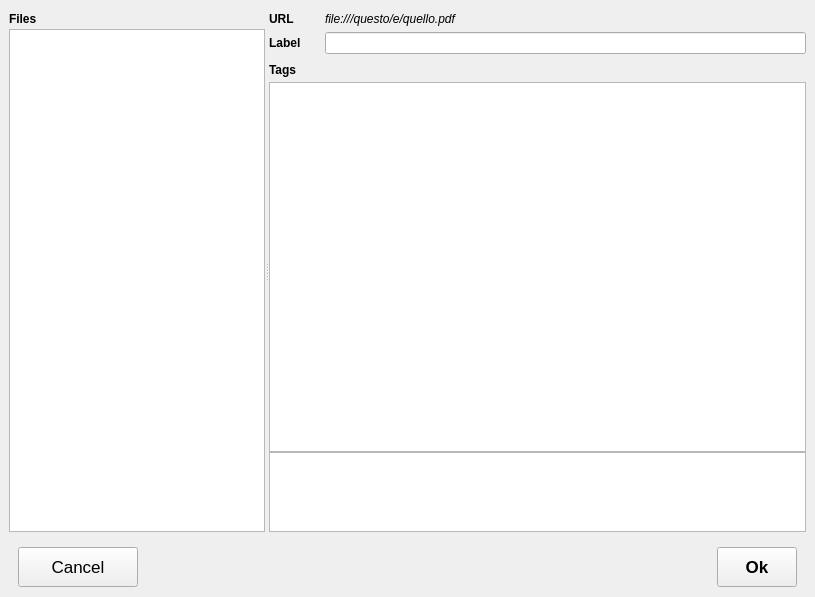
<?xml version="1.0" encoding="UTF-8"?>
<ui version="4.0">
 <class>MainWindow</class>
 <widget class="QMainWindow" name="MainWindow">
  <property name="geometry">
   <rect>
    <x>0</x>
    <y>0</y>
    <width>815</width>
    <height>597</height>
   </rect>
  </property>
  <property name="windowTitle">
   <string>Dedalus Tagger</string>
  </property>
  <property name="windowIcon">
   <iconset>
    <normaloff>:/tagger/dedalus.svg</normaloff>:/tagger/dedalus.svg</iconset>
  </property>
  <widget class="QWidget" name="centralwidget">
   <layout class="QGridLayout" name="gridLayout">
    <item row="0" column="0">
     <widget class="QSplitter" name="splitter">
      <property name="orientation">
       <enum>Qt::Horizontal</enum>
      </property>
      <property name="opaqueResize">
       <bool>true</bool>
      </property>
      <property name="childrenCollapsible">
       <bool>true</bool>
      </property>
      <widget class="QWidget" name="leftWidget" native="true">
       <property name="sizePolicy">
        <sizepolicy hsizetype="Fixed" vsizetype="Preferred">
         <horstretch>0</horstretch>
         <verstretch>0</verstretch>
        </sizepolicy>
       </property>
       <property name="minimumSize">
        <size>
         <width>100</width>
         <height>0</height>
        </size>
       </property>
       <layout class="QVBoxLayout" name="verticalLayout">
        <property name="spacing">
         <number>0</number>
        </property>
        <property name="margin">
         <number>0</number>
        </property>
        <item>
         <widget class="QWidget" name="widget_6" native="true">
          <layout class="QHBoxLayout" name="horizontalLayout_5">
           <property name="spacing">
            <number>0</number>
           </property>
           <property name="margin">
            <number>0</number>
           </property>
           <item>
            <widget class="QLabel" name="fileLabel">
             <property name="minimumSize">
              <size>
               <width>0</width>
               <height>20</height>
              </size>
             </property>
             <property name="font">
              <font>
               <weight>75</weight>
               <bold>true</bold>
              </font>
             </property>
             <property name="text">
              <string>Files</string>
             </property>
            </widget>
           </item>
          </layout>
         </widget>
        </item>
        <item>
         <widget class="SimpleResourceList" name="resourceList"/>
        </item>
       </layout>
      </widget>
      <widget class="QWidget" name="widget_4" native="true">
       <property name="sizePolicy">
        <sizepolicy hsizetype="Expanding" vsizetype="Preferred">
         <horstretch>255</horstretch>
         <verstretch>0</verstretch>
        </sizepolicy>
       </property>
       <property name="minimumSize">
        <size>
         <width>400</width>
         <height>0</height>
        </size>
       </property>
       <property name="maximumSize">
        <size>
         <width>16777215</width>
         <height>16777215</height>
        </size>
       </property>
       <layout class="QVBoxLayout" name="verticalLayout_2">
        <property name="spacing">
         <number>0</number>
        </property>
        <property name="margin">
         <number>0</number>
        </property>
        <item>
         <widget class="QWidget" name="widget_2" native="true">
          <layout class="QHBoxLayout" name="horizontalLayout_2">
           <property name="leftMargin">
            <number>0</number>
           </property>
           <property name="topMargin">
            <number>3</number>
           </property>
           <property name="rightMargin">
            <number>0</number>
           </property>
           <property name="bottomMargin">
            <number>3</number>
           </property>
           <item>
            <widget class="QLabel" name="urlCaption">
             <property name="minimumSize">
              <size>
               <width>50</width>
               <height>0</height>
              </size>
             </property>
             <property name="maximumSize">
              <size>
               <width>50</width>
               <height>16777215</height>
              </size>
             </property>
             <property name="font">
              <font>
               <weight>75</weight>
               <bold>true</bold>
              </font>
             </property>
             <property name="text">
              <string>URL</string>
             </property>
             <property name="alignment">
              <set>Qt::AlignLeading|Qt::AlignLeft|Qt::AlignVCenter</set>
             </property>
            </widget>
           </item>
           <item>
            <widget class="ResourceLabel" name="urlLabel">
             <property name="font">
              <font>
               <italic>true</italic>
              </font>
             </property>
             <property name="text">
              <string>file:///questo/e/quello.pdf</string>
             </property>
            </widget>
           </item>
          </layout>
         </widget>
        </item>
        <item>
         <widget class="QWidget" name="widget_3" native="true">
          <layout class="QHBoxLayout" name="horizontalLayout_3">
           <property name="leftMargin">
            <number>0</number>
           </property>
           <property name="topMargin">
            <number>3</number>
           </property>
           <property name="rightMargin">
            <number>0</number>
           </property>
           <property name="bottomMargin">
            <number>3</number>
           </property>
           <item>
            <widget class="QLabel" name="label_3">
             <property name="minimumSize">
              <size>
               <width>50</width>
               <height>0</height>
              </size>
             </property>
             <property name="maximumSize">
              <size>
               <width>50</width>
               <height>16777215</height>
              </size>
             </property>
             <property name="font">
              <font>
               <weight>75</weight>
               <bold>true</bold>
              </font>
             </property>
             <property name="text">
              <string>Label</string>
             </property>
            </widget>
           </item>
           <item>
            <widget class="QLineEdit" name="labelEdit">
             <property name="styleSheet">
              <string notr="true">p</string>
             </property>
            </widget>
           </item>
          </layout>
         </widget>
        </item>
        <item>
         <widget class="QLabel" name="label_2">
          <property name="minimumSize">
           <size>
            <width>0</width>
            <height>25</height>
           </size>
          </property>
          <property name="maximumSize">
           <size>
            <width>16777215</width>
            <height>25</height>
           </size>
          </property>
          <property name="font">
           <font>
            <weight>75</weight>
            <bold>true</bold>
           </font>
          </property>
          <property name="text">
           <string>Tags</string>
          </property>
         </widget>
        </item>
        <item>
         <widget class="TaggerTableView" name="tableView">
          <attribute name="verticalHeaderVisible">
           <bool>false</bool>
          </attribute>
         </widget>
        </item>
        <item>
         <widget class="TagCloudView" name="tagCloudView">
          <property name="minimumSize">
           <size>
            <width>0</width>
            <height>80</height>
           </size>
          </property>
          <property name="maximumSize">
           <size>
            <width>16777215</width>
            <height>80</height>
           </size>
          </property>
          <property name="verticalScrollBarPolicy">
           <enum>Qt::ScrollBarAlwaysOff</enum>
          </property>
          <property name="horizontalScrollBarPolicy">
           <enum>Qt::ScrollBarAlwaysOff</enum>
          </property>
         </widget>
        </item>
       </layout>
      </widget>
     </widget>
    </item>
    <item row="1" column="0">
     <widget class="QWidget" name="widget" native="true">
      <property name="maximumSize">
       <size>
        <width>16777215</width>
        <height>50</height>
       </size>
      </property>
      <property name="sizeIncrement">
       <size>
        <width>0</width>
        <height>0</height>
       </size>
      </property>
      <layout class="QHBoxLayout" name="horizontalLayout">
       <item>
        <widget class="QPushButton" name="cancelButton">
         <property name="minimumSize">
          <size>
           <width>120</width>
           <height>40</height>
          </size>
         </property>
         <property name="maximumSize">
          <size>
           <width>120</width>
           <height>16777215</height>
          </size>
         </property>
         <property name="font">
          <font>
           <pointsize>13</pointsize>
          </font>
         </property>
         <property name="autoFillBackground">
          <bool>false</bool>
         </property>
         <property name="styleSheet">
          <string notr="true"/>
         </property>
         <property name="text">
          <string>Cancel</string>
         </property>
        </widget>
       </item>
       <item>
        <spacer name="horizontalSpacer">
         <property name="orientation">
          <enum>Qt::Horizontal</enum>
         </property>
         <property name="sizeHint" stdset="0">
          <size>
           <width>40</width>
           <height>20</height>
          </size>
         </property>
        </spacer>
       </item>
       <item>
        <widget class="QPushButton" name="okButton">
         <property name="minimumSize">
          <size>
           <width>50</width>
           <height>40</height>
          </size>
         </property>
         <property name="maximumSize">
          <size>
           <width>120</width>
           <height>16777215</height>
          </size>
         </property>
         <property name="font">
          <font>
           <pointsize>13</pointsize>
           <weight>75</weight>
           <bold>true</bold>
          </font>
         </property>
         <property name="autoFillBackground">
          <bool>false</bool>
         </property>
         <property name="styleSheet">
          <string notr="true"/>
         </property>
         <property name="text">
          <string>Ok</string>
         </property>
        </widget>
       </item>
      </layout>
     </widget>
    </item>
   </layout>
  </widget>
 </widget>
 <customwidgets>
  <customwidget>
   <class>TagCloudView</class>
   <extends>QGraphicsView</extends>
   <header>dedalus/ui/TagCloudView.h</header>
  </customwidget>
  <customwidget>
   <class>SimpleResourceList</class>
   <extends>QListWidget</extends>
   <header>dedalus/ui/SimpleResourceList.h</header>
  </customwidget>
  <customwidget>
   <class>ResourceLabel</class>
   <extends>QLabel</extends>
   <header>dedalus/ui/ResourceLabel.h</header>
  </customwidget>
  <customwidget>
   <class>TaggerTableView</class>
   <extends>QTableView</extends>
   <header>dedalus/ui/tagger/TaggerTableView.h</header>
  </customwidget>
 </customwidgets>
 <resources>
  <include location="../icons/icons.qrc"/>
 </resources>
 <connections/>
</ui>
